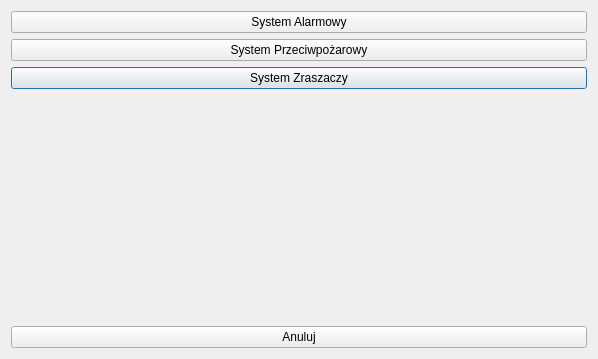
<?xml version="1.0" encoding="UTF-8"?>
<ui version="4.0">
 <class>Dodaj_wybor</class>
 <widget class="QDialog" name="Dodaj_wybor">
  <property name="geometry">
   <rect>
    <x>0</x>
    <y>0</y>
    <width>598</width>
    <height>359</height>
   </rect>
  </property>
  <property name="windowTitle">
   <string>Jaki obiekt dodać</string>
  </property>
  <layout class="QGridLayout" name="gridLayout_2">
   <item row="0" column="0">
    <layout class="QGridLayout" name="gridLayout">
     <item row="2" column="0">
      <widget class="QPushButton" name="pushButton_3">
       <property name="text">
        <string>System Zraszaczy</string>
       </property>
      </widget>
     </item>
     <item row="0" column="0">
      <widget class="QPushButton" name="pushButton">
       <property name="text">
        <string>System Alarmowy</string>
       </property>
      </widget>
     </item>
     <item row="3" column="0">
      <spacer name="verticalSpacer">
       <property name="orientation">
        <enum>Qt::Vertical</enum>
       </property>
       <property name="sizeHint" stdset="0">
        <size>
         <width>20</width>
         <height>40</height>
        </size>
       </property>
      </spacer>
     </item>
     <item row="1" column="0">
      <widget class="QPushButton" name="pushButton_2">
       <property name="text">
        <string>System Przeciwpożarowy</string>
       </property>
      </widget>
     </item>
     <item row="4" column="0">
      <widget class="QPushButton" name="pushButton_4">
       <property name="text">
        <string>Anuluj</string>
       </property>
      </widget>
     </item>
    </layout>
   </item>
  </layout>
 </widget>
 <resources/>
 <connections/>
</ui>
